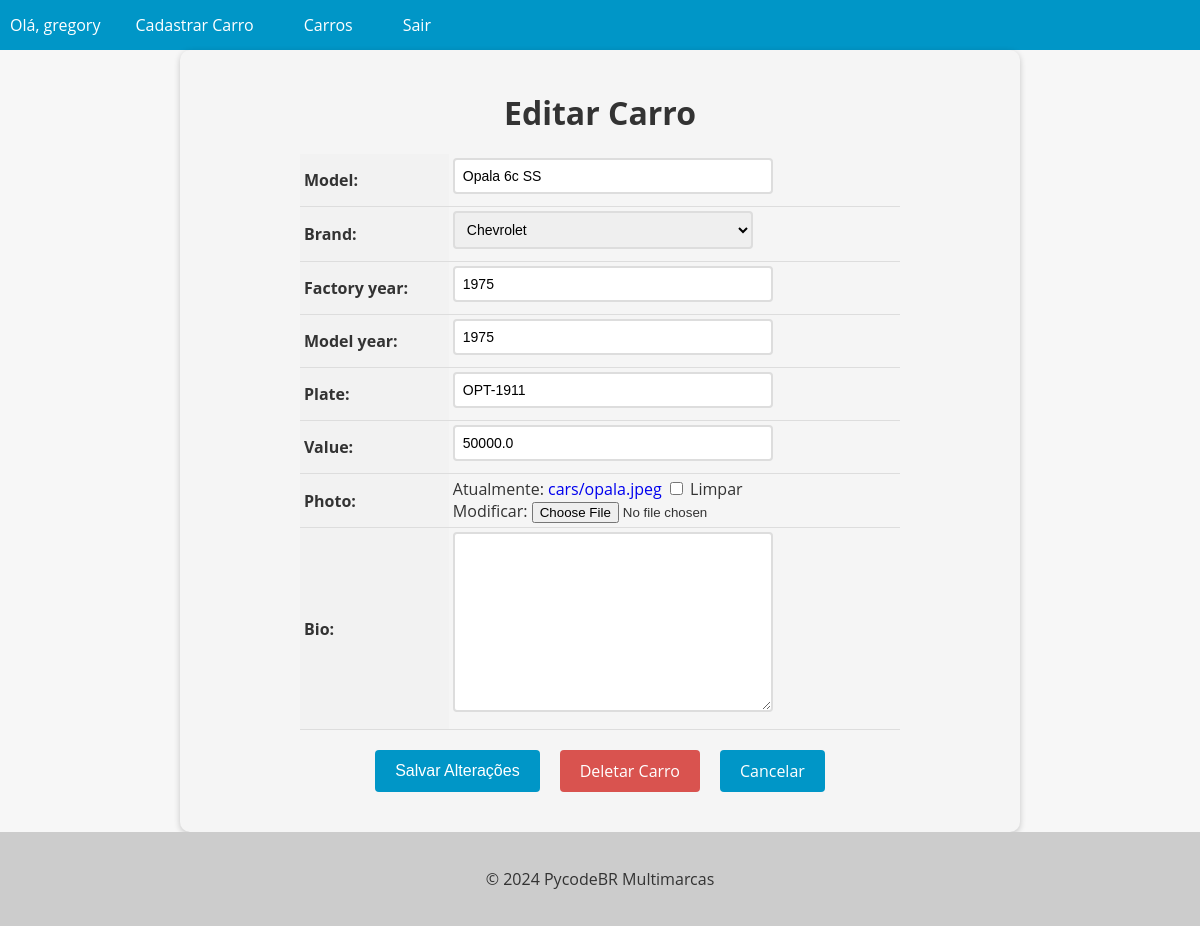
Before: /car/4/update/ (signed in) with the older database file.
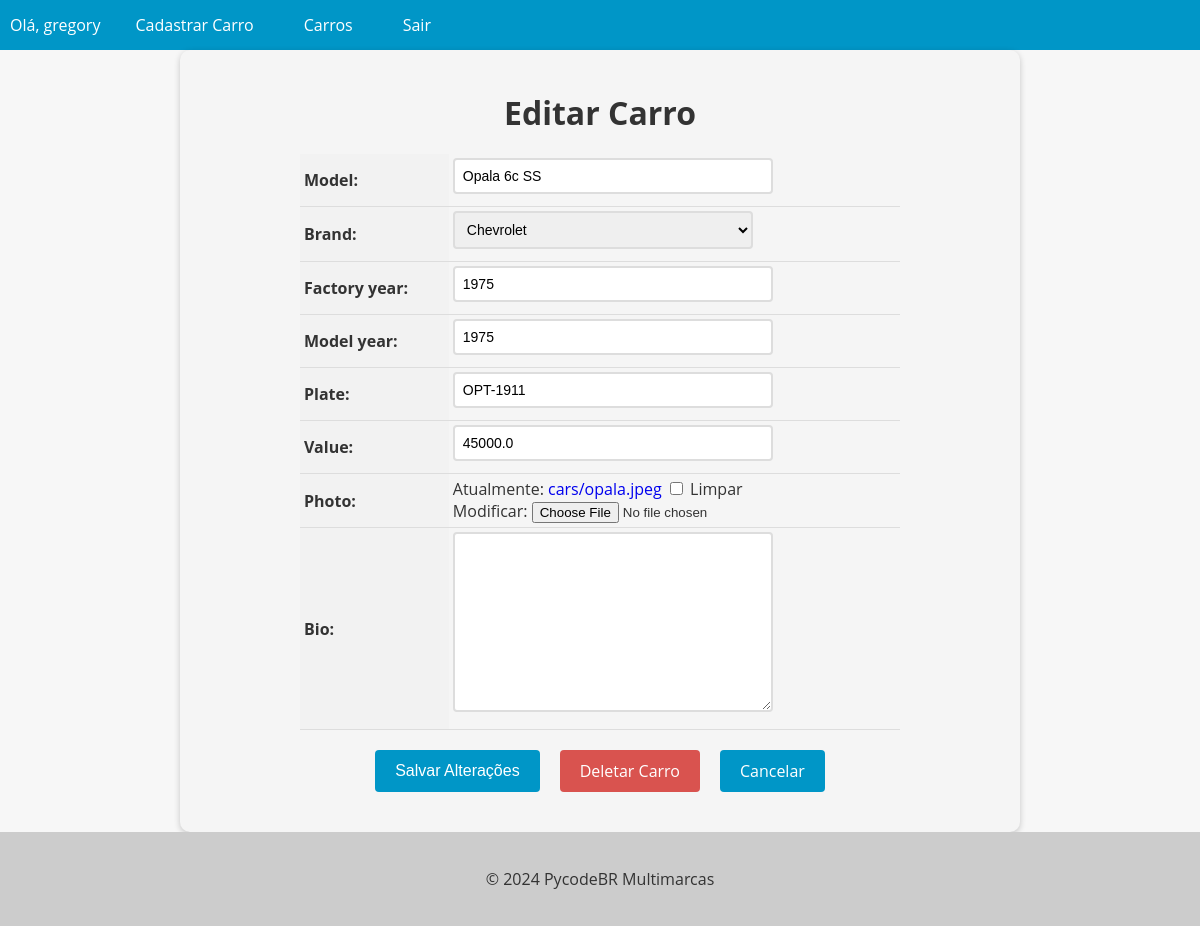
After: the same page with the newer database file.
### cars/models.py (models this page shows, shortened)
class Car(models.Model):
    id = models.AutoField(primary_key=True)
    model = models.CharField(max_length=200)
    brand = models.ForeignKey(Brand, on_delete=models.PROTECT, related_name="car_brand")
    factory_year = models.IntegerField(blank=True, null=True)
    model_year = models.IntegerField(blank=True, null=True)
    plate = models.CharField(max_length=10, blank=True, null=True)
    value = models.FloatField(blank=True, null=True)
    photo = models.ImageField(upload_to='cars/', blank=True, null=True)
    bio = models.TextField(blank=True, null=True)

### cars/views.py (the view, shortened to what this page needs)
# urls.py: path("car/<int:pk>/update/", CarUpdateView.as_view(), name="car_update"),
@method_decorator(login_required(login_url='login'), name='dispatch')
class CarUpdateView(UpdateView):
    model = Car
    form_class = CarModelForm
    template_name = 'car_update.html'

### cars/forms.py (shortened to what this page needs)
class CarModelForm(forms.ModelForm):
    class Meta:
        model = Car
        fields = '__all__'

### cars/models.py (called while the page is built)
    def __str__(self):
        return self.name

### cars/templates/car_update.html (shortened to what this page needs)
{% extends "base.html" %}
{% block content %}
<form method="post" enctype="multipart/form-data">
  <h1>Editar Carro</h1>
  <table>
    {{ form.as_table }}
  </table>
  <div>
    <div class="buttons-container">
      <input type="submit" value="Salvar Alterações" class="btn btn-primary">
      <a href="{% url 'car_delete' pk=object.pk %}" class="btn btn-danger">Deletar Carro</a>
      <a href="{% url 'cars_list' %}" class="btn btn-secondary">Cancelar</a>
    </div>
  </div>
</form>
{% endblock %}

Changed rows visible on the page:
changed Car "Opala 6c SS": value "50000.0" → "45000.0"
